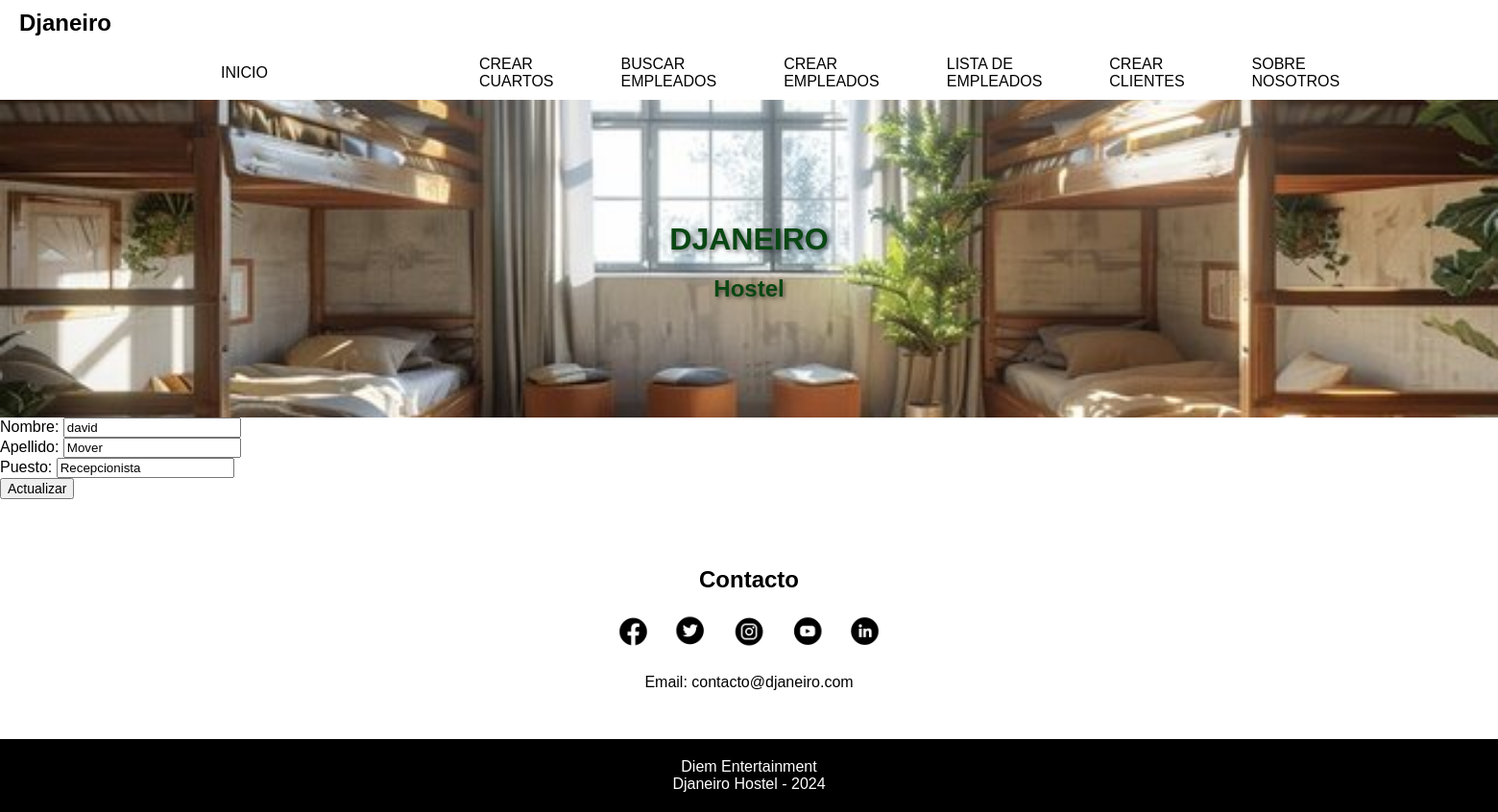
Page /appHostel/EditaEmpleado/1 on the committed database.
### appHostel/models.py (models this page shows, shortened)
class Empleado(models.Model):
    nombre = models.CharField(max_length=20)
    apellido = models.CharField(max_length=20)
    puesto = models.CharField(max_length=50)

### appHostel/views.py (the view)
# urls.py: path("EditaEmpleado/<int:id>", editar_empleado, name="EditaEmpleado"),
def editar_empleado(req,id):
    if req.method == "POST":
        miFormulario = EmpleadoFormulario(req.POST)
        if miFormulario.is_valid():
            informacion = miFormulario.cleaned_data
            empleado = Empleado.objects.get(id = id)
            empleado.nombre = informacion["nombre"]
            empleado.apellido = informacion["apellido"]
            empleado.puesto = informacion["puesto"]
            empleado.save()
            return render (req,"inicio.html",{"mensaje":"Empleado actualizado con exito"})
        else:
            return render (req,"inicio.html",{"mensaje":"Datos invalidos"})
    else:
        empleado = Empleado.objects.get(id = id)
        miFormulario = EmpleadoFormulario(initial={
          "nombre": empleado.nombre,
          "apellido": empleado.apellido,
          "puesto": empleado.puesto,
        })
        return render(req,"editarEmpleado.html",{"miFormulario": miFormulario, "id":  empleado.id})

### appHostel/forms.py
class EmpleadoFormulario(forms.Form):
    nombre = forms.CharField()
    apellido = forms.CharField()
    puesto = forms.CharField()

### appHostel/templates/editarEmpleado.html (shortened to what this page needs)
{% extends 'padre.html' %}
{% block parteQueCambia %}
        <form action="{% url 'EditaEmpleado' id  %}" method="post">
            {{ miFormulario.as_p }}
            <button type="submit">Actualizar</button>
        </form>
{% endblock parteQueCambia %}

### appHostel/static/css/styles.css (style rules this page uses)
html { scroll-behavior: smooth; }
body { font-family: Arial, sans-serif; margin: 0; padding: 0; box-sizing: border-box; }

### appHostel/static/css/mis_estilos.css (style rules this page uses)
p { margin: 0; font-size: 16px; }
button { font-size: 14px; }

### rows in the picture
Empleado: nombre "david", apellido "Mover", puesto "Recepcionista"
